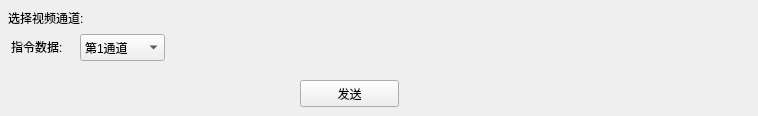
           <widget class="QWidget" name="tab_50">
            <attribute name="title">
             <string>0x08</string>
            </attribute>
            <widget class="QLabel" name="label_117">
             <property name="geometry">
              <rect>
               <x>8</x>
               <y>7</y>
               <width>741</width>
               <height>21</height>
              </rect>
             </property>
             <property name="text">
              <string>选择视频通道:</string>
             </property>
            </widget>
            <widget class="QLabel" name="label_118">
             <property name="geometry">
              <rect>
               <x>11</x>
               <y>37</y>
               <width>71</width>
               <height>20</height>
              </rect>
             </property>
             <property name="text">
              <string>指令数据:</string>
             </property>
            </widget>
            <widget class="QComboBox" name="instruct08_comboBox_4">
             <property name="geometry">
              <rect>
               <x>80</x>
               <y>34</y>
               <width>85</width>
               <height>27</height>
              </rect>
             </property>
             <item>
              <property name="text">
               <string>第1通道</string>
              </property>
             </item>
             <item>
              <property name="text">
               <string>第2通道</string>
              </property>
             </item>
             <item>
              <property name="text">
               <string>第3通道</string>
              </property>
             </item>
             <item>
              <property name="text">
               <string>第4通道</string>
              </property>
             </item>
             <item>
              <property name="text">
               <string>第5通道</string>
              </property>
             </item>
            </widget>
            <widget class="QPushButton" name="ID08send_pushButton_4">
             <property name="geometry">
              <rect>
               <x>300</x>
               <y>80</y>
               <width>99</width>
               <height>27</height>
              </rect>
             </property>
             <property name="text">
              <string>发送</string>
             </property>
            </widget>
           </widget>
